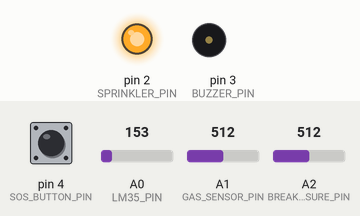
Simulated run of this sketch. Board: Arduino Uno, built with avr-gcc and run on an emulated ATmega328P. Parts: output pins drawn as LEDs (lit = HIGH), buzzer (waves = sounding, pin HIGH). Inputs (shaded band) come from the test bench; at power-on: pin 4 (SOS_BUTTON_PIN) LOW, A0 (LM35_PIN) = 153, A1 (GAS_SENSOR_PIN) = 512, A2 (BREAK_PRESSURE_PIN) = 512. The modem accepts every AT command (registered, SIM ready, sends succeed) and sends nothing else.

Above: at 0.6 s.
At 3.5 s:
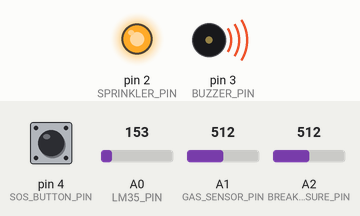
Timing chart, 0 to 5.5 s (numbered marks = the images above):
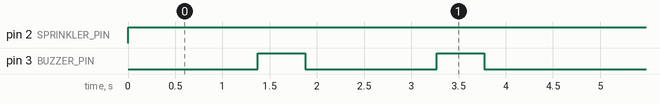

The sketch:

fire_accident.ino
```cpp
#include <SoftwareSerial.h>

#define LM35_PIN A0  // LM35 temperature sensor pin
#define GAS_SENSOR_PIN A1  // Gas sensor (MQ2) pin
#define SPRINKLER_PIN 2  // Sprinkler control pin
#define BREAK_PRESSURE_PIN A2  // Break pressure sensor pin
#define BUZZER_PIN 3  // Buzzer pin
#define SOS_BUTTON_PIN 4  // SOS button pin

SoftwareSerial gsmSerial(7, 8);  // RX, TX for GSM module

// Define threshold values
#define FIRE_THRESHOLD 30.0  // Adjust as needed
#define GAS_THRESHOLD 200  // Adjust as needed
#define BREAK_PRESSURE_THRESHOLD 500  // Adjust as needed

void setup() {
  pinMode(LM35_PIN, INPUT);
  pinMode(GAS_SENSOR_PIN, INPUT);
  pinMode(SPRINKLER_PIN, OUTPUT);
  pinMode(BREAK_PRESSURE_PIN, INPUT);
  pinMode(BUZZER_PIN, OUTPUT);
  pinMode(SOS_BUTTON_PIN, INPUT);

  Serial.begin(9600);
  gsmSerial.begin(9600);
}

void loop() {
  // Read sensors
  float temperature = readTemperature();
  int gasValue = readGasSensor();
  int breakPressure = readBreakPressure();
  int sosButtonState = digitalRead(SOS_BUTTON_PIN);

  // Check for fire conditions
  if (temperature > FIRE_THRESHOLD || gasValue > GAS_THRESHOLD) {
    // Fire detected
    activateSprinkler();
    sendGSMMessage("Fire detected! Please evacuate.");
    soundBuzzer();
  }

  // Check for emergency brake
  if (breakPressure > BREAK_PRESSURE_THRESHOLD || sosButtonState == HIGH) {
    // Activate emergency procedures
    activateSprinkler();
    sendGSMMessage("Emergency brake activated! Evacuate immediately.");
    soundBuzzer();
  }

  delay(1000);  // Adjust the delay as needed
}

float readTemperature() {
  // Read LM35 temperature sensor and convert to Celsius
  int rawValue = analogRead(LM35_PIN);
  float voltage = (rawValue / 1024.0) * 5.0;
  float temperature = (voltage - 0.5) * 100.0;
  return temperature;
}

int readGasSensor() {
  // Read gas sensor value
  return analogRead(GAS_SENSOR_PIN);
}

int readBreakPressure() {
  // Read break pressure sensor value
  return analogRead(BREAK_PRESSURE_PIN);
}

void activateSprinkler() {
  // Activate sprinkler system
  digitalWrite(SPRINKLER_PIN, HIGH);
}

void sendGSMMessage(String message) {
  // Send SMS using GSM module
  gsmSerial.println("AT+CMGF=1");
  delay(100);
  gsmSerial.println("AT+CMGS=\"+918106312321\"");  // Replace with the destination number
  delay(100);
  gsmSerial.println(message);
  delay(100);
  gsmSerial.println((char)26);  // End SMS
  delay(1000);
}

void soundBuzzer() {
  // Activate the buzzer
  digitalWrite(BUZZER_PIN, HIGH);
  delay(500);
  digitalWrite(BUZZER_PIN, LOW);
}
```

Measured:
- by itself, pin 2 (SPRINKLER_PIN): LOW → HIGH at 0.00 s
- by itself, pin 3 (BUZZER_PIN): repeats every 4.8 s: LOW 1.4 s, HIGH 0.50 s, LOW 2.4 s, HIGH 0.50 s
- by itself, everything shown: repeats every 4.8 s, in 4 steps
